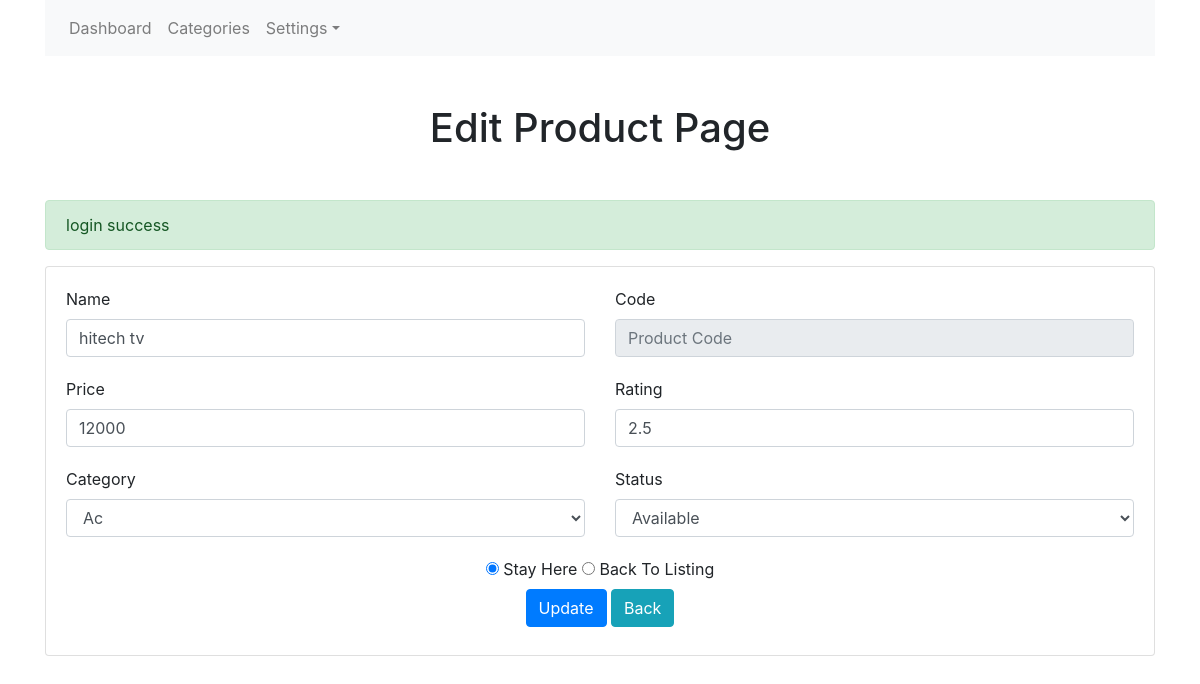
The app's page /edit_product.php?product_id=10 (signed in) with its own data.
### tables this page shows
CREATE TABLE `products` (
  `product_id` int(11) NOT NULL,
  `product_name` varchar(255) NOT NULL,
  `code` varchar(255) NOT NULL,
  `product_price` varchar(255) NOT NULL,
  `quantity` varchar(255) NOT NULL,
  `category_id` int(11) NOT NULL,
  `rating` varchar(255) NOT NULL,
  `status` enum('yes','no') NOT NULL DEFAULT 'yes'
);

### user_db.php (called while the page is built, shortened)
<?php
    function get_categories(){
        $con = db_credentials();
        $csql = "select * from categories order by category_name asc";
        $cquery = mysqli_query($con,$csql);
        if(mysqli_num_rows($cquery)>0){
            $arr =[];
            while($row = mysqli_fetch_assoc($cquery)){
                $row['category_name'] = ucfirst($row['category_name']);
            $arr[] = $row;
            }
        }
        return $arr;
    }
    function edit_product_data($id){
        $con = db_credentials();
        $sql = "select * from products where product_id = $id";
        $query = mysqli_query($con,$sql);
        $data = mysqli_fetch_assoc($query);
        return $data;
    }
?>

### edit_product.php (the view, shortened to what this page needs)
<?php session_start();
if($_SESSION['logged_in']){
    include_once('user_db.php');
?>
<!doctype html>
<html lang="en">
  <head>
    <link rel="stylesheet" href="https://stackpath.bootstrapcdn.com/bootstrap/4.3.1/css/bootstrap.min.css">
  </head>
  <body>
        <div class="container">
        <?php include_once('header.php');?>
    <h1 class="text-center mt-5 mb-5">Edit Product Page</h1>
      <?php
        if(isset($_SESSION['success'])){
          echo '<div class="alert alert-success" role="alert">';
          echo $_SESSION['success'];
          echo '</div>';
        }
        $product_id = $_GET['product_id'];
        $data = edit_product_data($product_id);
      ?>
        <div class="row">
            <div class="col-md-12">
                <div class="card">
                    <div class="card-body">
                        <form action="user_db.php" method="post" onsubmit="return validate_editProduct();">
                            <div class="row">
                                <div class="form-group col-md-6">
                                    <label for="oldpassword">Name</label>
                                    <input type="text" class="form-control" id="name" name="name" value="<?php echo $data['product_name'];?>" placeholder="Product Name">
                                </div>
                                <div class="form-group col-md-6">
                                    <label for="exampleInputPassword1">Code</label>
                                    <input type="nubmer" class="form-control" id="code" name="code" value="<?php echo $data['code'];?>" readonly placeholder="Product Code">
                                </div>
                            </div>
                            <div class="row">
                                <div class="form-group col-md-6">
                                    <label for="exampleInputPassword1">Price</label>
                                    <input type="text" class="form-control" id="price" name="price" value="<?php echo $data['product_price'];?>" placeholder="Product Price">
                                </div>
                                <div class="form-group col-md-6">
                                    <label for="exampleInputPassword1">Rating</label>
                                    <input type="nubmer" class="form-control" id="rating" name="rating" value="<?php echo $data['rating'];?>" placeholder="Product Rating">
                                </div>
                            </div>
                            <div class="row">
                            <div class="form-group col-md-6">
                                    <label for="exampleInputPassword1">Category</label>
                                    <select name="category" id="category" class="form-control">
                                      <?php
                                        $categories_data = get_categories();
                                        foreach($categories_data as $key=>$row){
                                              if($row['category_id'] == $data['category_id']){
                                                  $selected = 'selected';
                                              }else{
                                                  $selected = '';
                                              }
                                            echo '<option value="'.$row['category_id'].'" '.$selected.'>'.ucfirst($row['category_name']).'</option>';
                                          }
                                      ?>
                                    </select>
                                </div>
                                <div class="form-group col-md-6">
                                    <label for="exampleInputPassword1">Status</label>
                                    <select name="status" id="status" class="form-control">
                                      <option value="yes" <?php if($data['status'] == 'yes'){ echo 'selected';}?>>Available</option>
                                    </select>
                                </div>
                            </div>
                            <div class="row">
                                <div class="col-md-12 text-center">
                                    <label><input type="radio" class="" name="stay" id="stay" value="stay_here" checked> Stay Here</label>
                                    <label><input type="radio" class="" name="stay" id="stay" value="back_to_dashboard"> Back To Listing</label>
                                </div>
                            </div>
                            <div class="row">
                                <div class="col-md-12 text-center">
                                    <input type="submit" class="btn btn-primary mb-2" name="edit_product" id="edit_product" value="Update">
                                    <a href="dashboard.php" class="btn btn-info mb-2">Back</a>
                                </div>
                            </div>
                        </form>
                    </div>
                </div>
            </div>
        </div>
    </div>
  </body>
  <?php
    }else{
        echo 'You have been logged out. <a href="index.php">Go back</a>';
    }
  ?>
</html>

### records on screen
products: name "hitech tv", price "12000", rating "2.5", status "Available"

### other values on screen
$_SESSION['success'] "login success"
form field category "Ac"
